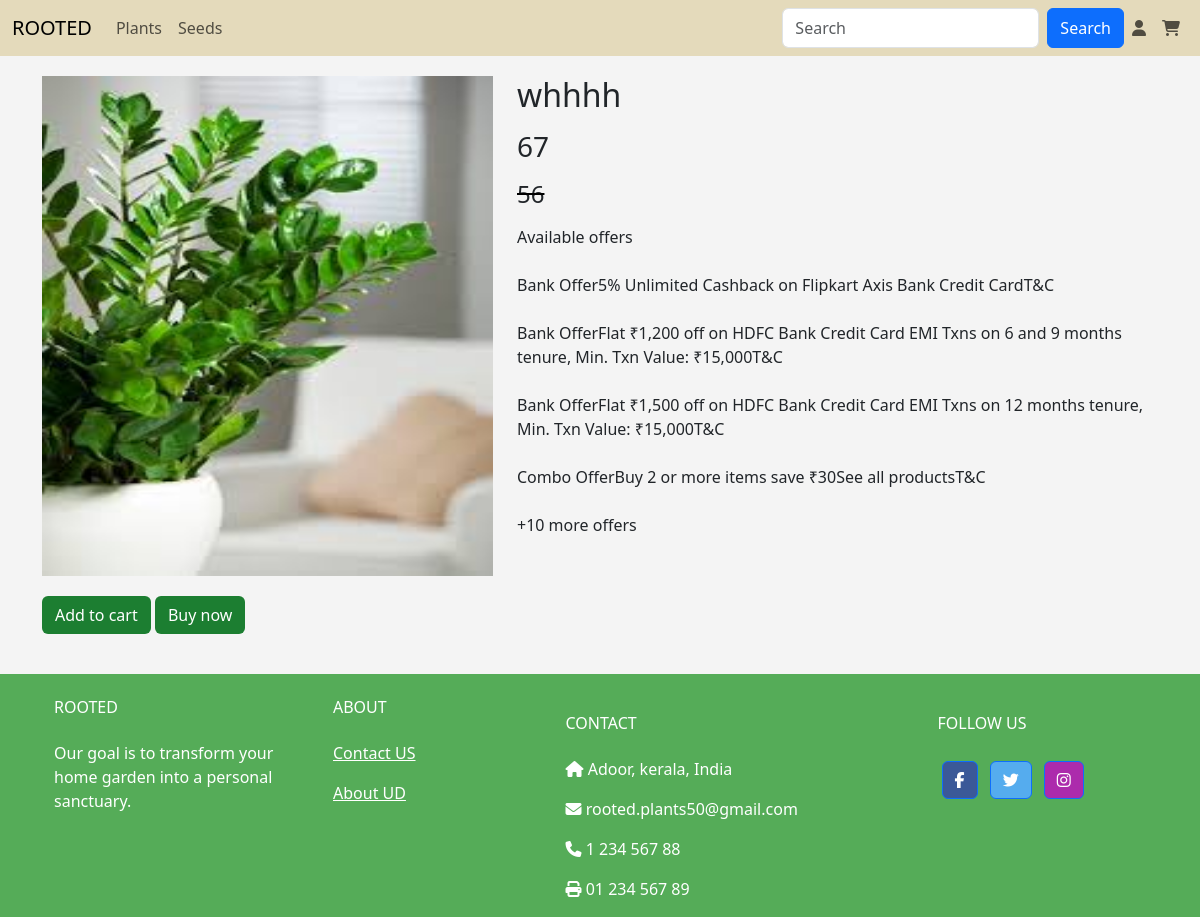
The page /view_pro/1 on the database as committed earlier.
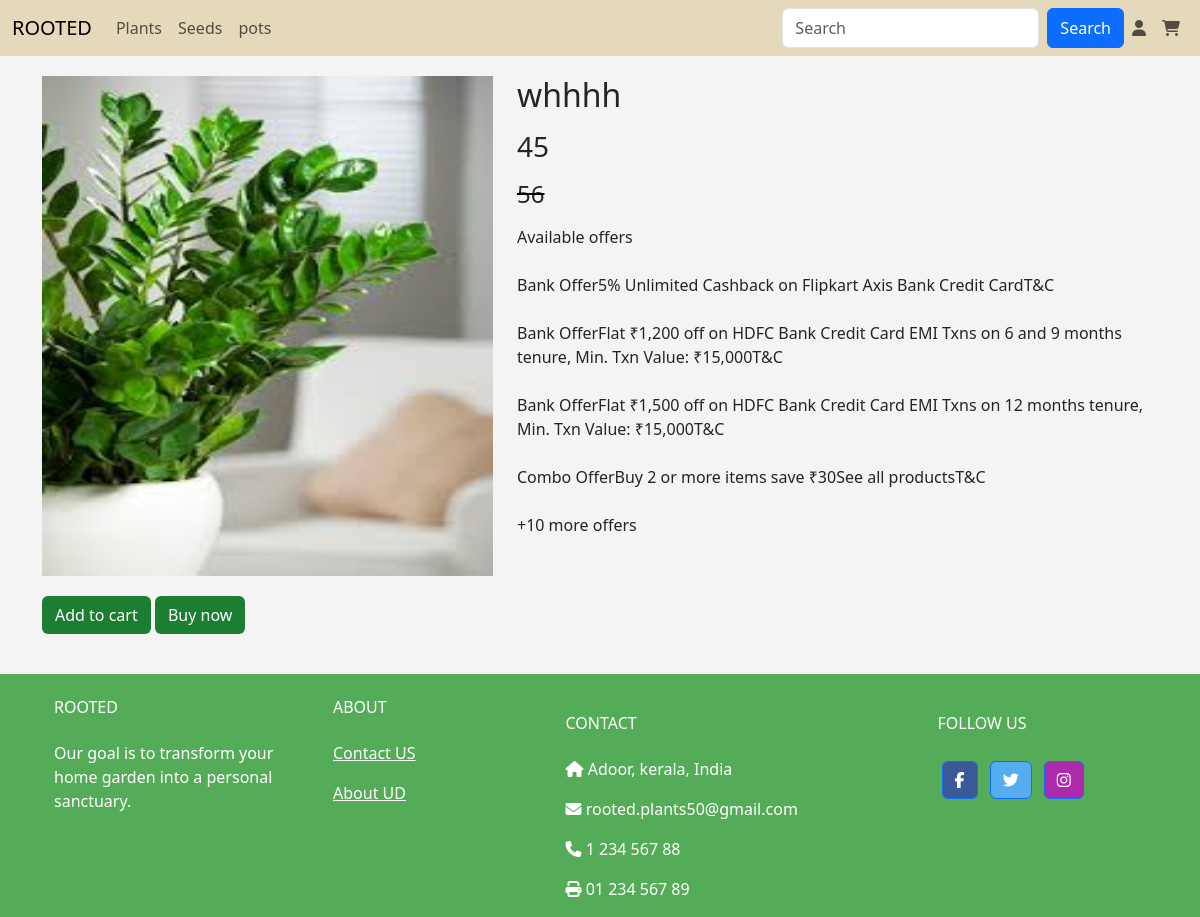
The same page on the database as committed later.
### app/models.py (models this page shows, shortened)
class Main_cat(models.Model):
    m_name=models.TextField(unique=True)

class Plants(models.Model):
    p_id=models.TextField()
    name=models.TextField()
    p_catg=models.TextField()
    p_dis=models.TextField()
    price=models.IntegerField()
    offer_price=models.IntegerField()
    img=models.FileField()
    img2=models.FileField()
    stock=models.IntegerField()
    catg=models.ForeignKey(Category,on_delete=models.CASCADE)
    mcatg=models.ForeignKey(Main_cat,on_delete=models.CASCADE)

### app/views.py (the view)
# urls.py: path('view_pro/<pid>',views.view_pro),
def view_pro(req,pid):
    data=Plants.objects.get(pk=pid)
    m_data=Main_cat.objects.all()
    c_data=Category.objects.all()
    return render(req,'user/view_pro.html',{'data':data,'m_data':m_data,'c_data':c_data})

### templates/user/view_pro.html (shortened to what the changed rows need)
<!DOCTYPE html>
<html lang="en">
<head>
    {% load static %}
    <link rel="stylesheet" href="https://cdnjs.cloudflare.com/ajax/libs/font-awesome/6.6.0/css/all.min.css">
    <link href="https://cdn.jsdelivr.net/npm/bootstrap@5.3.3/dist/css/bootstrap.min.css" rel="stylesheet">
    <link rel="stylesheet" href="{% static 'css/style.css'%}">
</head>
<body>
<nav class="navbar navbar-expand-sm " id="navb">
  <div class="container-fluid">
    <div class="collapse navbar-collapse" id="collapsibleNavbar">
      <ul class="navbar-nav me-auto">
        {% for i in m_data%}
        <li class="nav-item" id="dropdown">
          <a href="" class="nav-link" id="dropbtn">{{i.m_name}}</a>
        {% endfor %}
      </ul>
    </div>
  </div>
</nav>
    <div class="container" style="margin-top: 20px;">
        <div class="row">
            <div class="col-lg-5">
                <img src="{{data.img.url}}" alt="" style="width: 100%; height: 500px;" >
                <div class="vp_btn">
                <a href="../add_to_cart/{{data.pk}}"><button type="button" class="btn " >Add to cart</button></a>
                <a href="../buy"><button type="button" class="btn " >Buy now</button></a>
                </div>
            </div>
            <div class="col-lg-7">
                <h2>{{data.name}}</h2>
                 <p><h3>{{data.offer_price}}</h3></p>
                 <p ><h4 class="offr">{{data.price}}</h4></p>
                 <p>
                    Available offers <br> <br>
Bank Offer5% Unlimited Cashback on Flipkart Axis Bank Credit CardT&C <br> <br>
Bank OfferFlat ₹1,200 off on HDFC Bank Credit Card EMI Txns on 6 and 9 months tenure, Min. Txn Value: ₹15,000T&C <br><br>
Bank OfferFlat ₹1,500 off on HDFC Bank Credit Card EMI Txns on 12 months tenure, Min. Txn Value: ₹15,000T&C <br><br>
Combo OfferBuy 2 or more items save ₹30See all productsT&C <br><br>
+10 more offers <br><br>
                 </p>
            </div>
        </div>
    </div>
</body>
</html>

Rows that differ between the two databases and show on the page:
added Main_cat: m_name "pots"
changed Plants "whhhh": offer_price "67" → "45"
